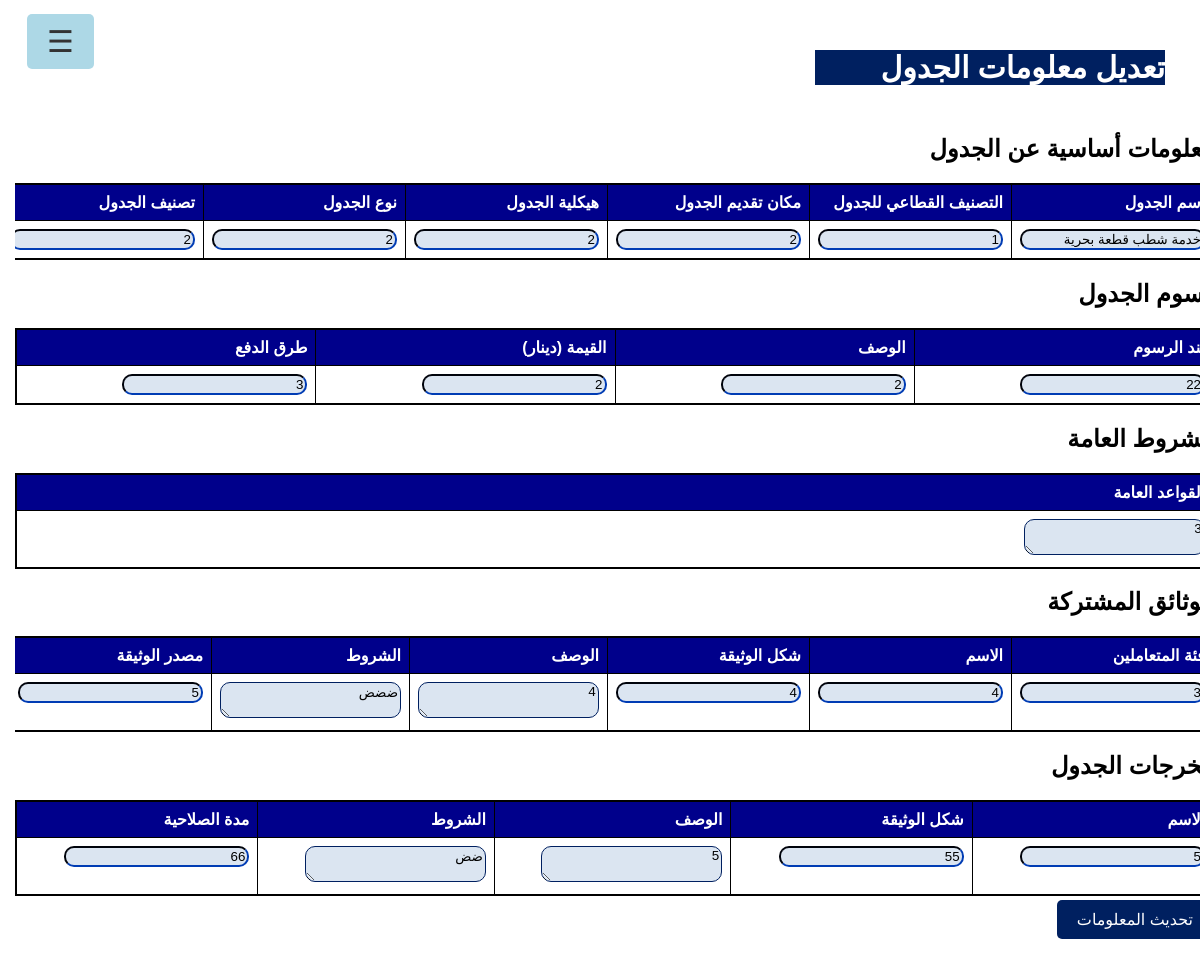
The app's page /table_info/1, older data.
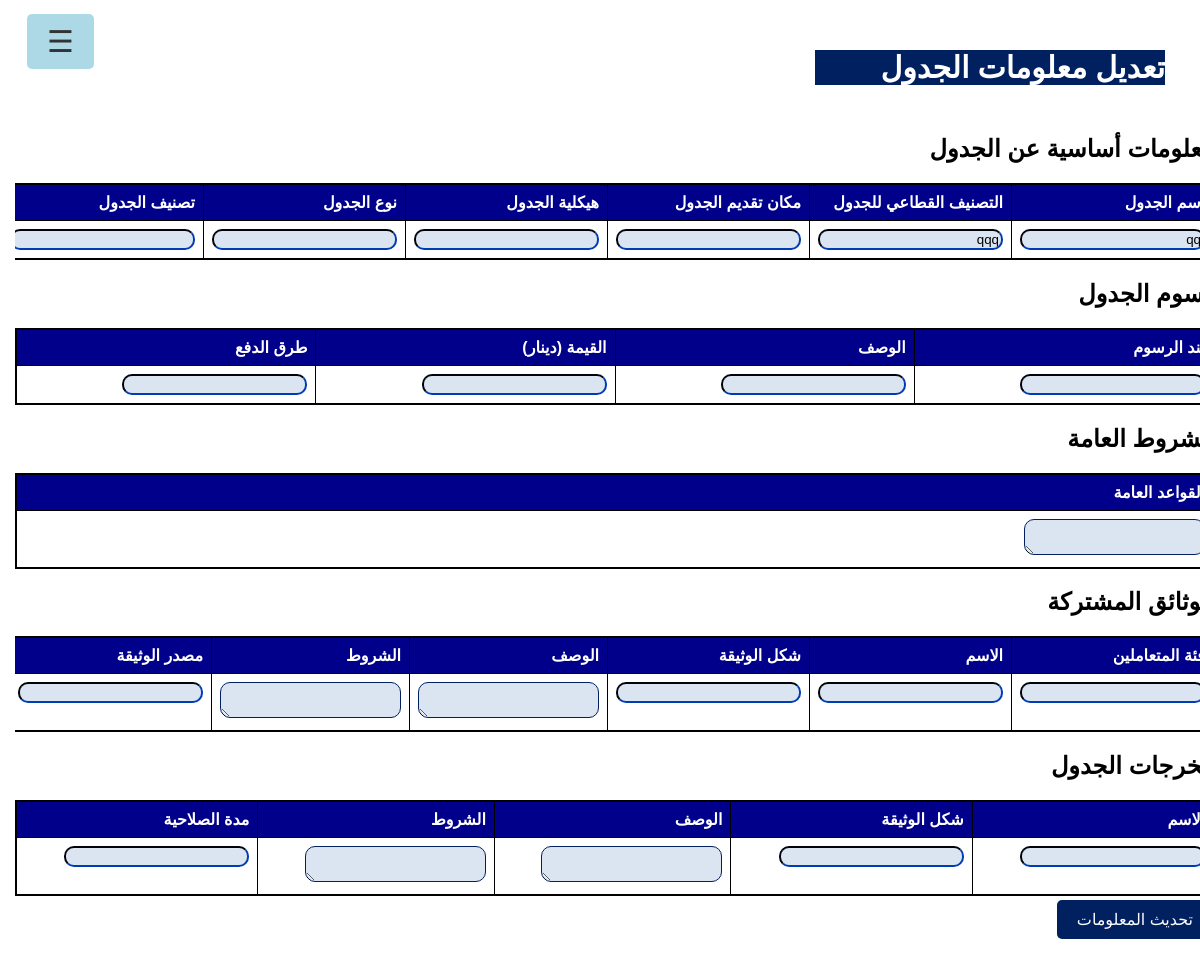
The same page, newer data.
### app.py (models this page shows)
class Table(db.Model):
    id = db.Column(db.Integer, primary_key=True)
    table_name = db.Column(db.String(100), nullable=False)
    table_description = db.Column(db.Text, nullable=True)
    sector_class = db.Column(db.Text, nullable=True)
    service_place = db.Column(db.Text, nullable=True)
    service_structure = db.Column(db.Text, nullable=True)
    service_type = db.Column(db.Text, nullable=True)
    service_class = db.Column(db.Text, nullable=True)
    fees = db.Column(db.Text, nullable=True)
    fees_description = db.Column(db.Text, nullable=True)
    fees_amount = db.Column(db.Integer, nullable=True)
    fees_payment = db.Column(db.Text, nullable=True)
    general_rules = db.Column(db.Text, nullable=True)
    customer_category = db.Column(db.Text, nullable=True)
    document_name = db.Column(db.Text, nullable=True)
    document_type = db.Column(db.Text, nullable=True)
    document_description = db.Column(db.Text, nullable=True)
    document_rules = db.Column(db.Text, nullable=True)
    document_origin = db.Column(db.Text, nullable=True)
    outputs_name = db.Column(db.Text, nullable=True)
    outputs_type = db.Column(db.Text, nullable=True)
    outputs_description = db.Column(db.Text, nullable=True)
    outputs_rules = db.Column(db.Text, nullable=True)
    outputs_expiry = db.Column(db.Text, nullable=True)
    screens = db.relationship('Screen', backref='table', lazy=True)
    channels = db.relationship('ServiceChannel', secondary='table_channel', backref='tables')
    beneficiaries = db.relationship('ServiceBeneficiary', secondary='table_beneficiary', backref='tables')

### app.py (the view)
@app.route('/table_info/<int:table_id>')
def table_info(table_id):
    table = Table.query.get(table_id)
    return render_template('table_info.html', table=table)

### templates/table_info.html (shortened to what this page needs)
<!DOCTYPE html>
<html lang="en">
  <head>
    <link rel="stylesheet" href="../static/navbar.css" />
    <link rel="stylesheet" href="../static/table.css" />
  </head>
  <body>
    {% include 'navbar.html' %}
    <h1 class="title">تعديل معلومات الجدول</h1>
    <form action="/update_table_info/{{ table.id }}" method="POST">
      <h2>معلومات أساسية عن الجدول</h2>
      <table>
        <thead>
          <tr>
            <th>اسم الجدول</th>
            <th>التصنيف القطاعي للجدول</th>
            <th>مكان تقديم الجدول</th>
            <th>هيكلية الجدول</th>
            <th>نوع الجدول</th>
            <th>تصنيف الجدول</th>
          </tr>
        </thead>
        <tbody>
          <tr>
            <td>
              <input
                type="text"
                name="table_name"
                value="{{ table.table_name }}"
              />
            </td>
            <td>
              <input
                type="text"
                name="sector_class"
                value="{{ table.sector_class }}"
              />
            </td>
            <td>
              <input
                type="text"
                name="service_place"
                value="{{ table.service_place }}"
              />
            </td>
            <td>
              <input
                type="text"
                name="service_structure"
                value="{{ table.service_structure }}"
              />
            </td>
            <td>
              <input
                type="text"
                name="service_type"
                value="{{ table.service_type }}"
              />
            </td>
            <td>
              <input
                type="text"
                name="service_class"
                value="{{ table.service_class }}"
              />
            </td>
          </tr>
        </tbody>
      </table>
      <h2>رسوم الجدول</h2>
      <table>
        <thead>
          <tr>
            <th>بند الرسوم</th>
            <th>الوصف</th>
            <th>القيمة (دينار)</th>
            <th>طرق الدفع</th>
          </tr>
        </thead>
        <tbody>
          <tr>
            <td><input type="text" name="fees" value="{{ table.fees }}" /></td>
            <td>
              <input
                type="text"
                name="fees_description"
                value="{{ table.fees_description }}"
              />
            </td>
            <td>
              <input
                type="number"
                name="fees_amount"
                value="{{ table.fees_amount }}"
              />
            </td>
            <td>
              <input
                type="text"
                name="fees_payment"
                value="{{ table.fees_payment }}"
              />
            </td>
          </tr>
        </tbody>
      </table>
      <h2>الشروط العامة</h2>
      <table>
        <thead>
          <tr>
            <th>القواعد العامة</th>
          </tr>
        </thead>
        <tbody>
          <tr>
            <td>
              <textarea name="general_rules">
{{ table.general_rules }}</textarea
              >
            </td>
          </tr>
        </tbody>
      </table>
      <h2>الوثائق المشتركة</h2>
      <table>
        <thead>
          <tr>
            <th>فئة المتعاملين</th>
            <th>الاسم</th>
            <th>شكل الوثيقة</th>
            <th>الوصف</th>
            <th>الشروط</th>
            <th>مصدر الوثيقة</th>
          </tr>
        </thead>
        <tbody>
          <tr>
            <td>
              <input
                type="text"
                name="customer_category"
                value="{{ table.customer_category }}"
              />
            </td>
            <td>
              <input
                type="text"
                name="document_name"
                value="{{ table.document_name }}"
              />
            </td>
            <td>
              <input
                type="text"
                name="document_type"
                value="{{ table.document_type }}"
              />
            </td>
            <td>
              <textarea name="document_description">
{{ table.document_description }}</textarea
              >
            </td>
            <td>
              <textarea name="document_rules">
{{ table.document_rules }}</textarea
              >
            </td>
            <td>
              <input
                type="text"
                name="document_origin"
                value="{{ table.document_origin }}"
              />
            </td>
          </tr>
        </tbody>
      </table>
      <h2>مخرجات الجدول</h2>
      <table>
        <thead>
          <tr>
            <th>الاسم</th>
            <th>شكل الوثيقة</th>
            <th>الوصف</th>
            <th>الشروط</th>
            <th>مدة الصلاحية</th>
          </tr>
        </thead>
        <tbody>
          <tr>
            <td>
              <input
                type="text"
                name="outputs_name"
                value="{{ table.outputs_name }}"
              />
            </td>
            <td>
              <input
                type="text"
                name="outputs_type"
                value="{{ table.outputs_type }}"
              />
            </td>
            <td>
              <textarea name="outputs_description">
{{ table.outputs_description }}</textarea
              >
            </td>
            <td>
              <textarea name="outputs_rules">
{{ table.outputs_rules }}</textarea
              >
            </td>
            <td>
              <input
                type="text"
                name="outputs_expiry"
                value="{{ table.outputs_expiry }}"
              />
            </td>
          </tr>
        </tbody>
      </table>
      <button type="submit">تحديث المعلومات</button>
    </form>
  </body>
</html>

### templates/navbar.html (shortened to what this page needs)
<head> </head>
<header>
  <div class="container">
    <div class="row">
      <div class="col-md-12">
        <div id="drawer-menu" class="drawer-menu">
          <button id="drawer-toggle" class="drawer-toggle">&#9776;</button>
        </div>
      </div>
    </div>
  </div>
</header>

### static/navbar.css (style rules this page uses)
body { direction: rtl; font-family: "Droid Arabic Kufi"; height: 1000px; }
body { margin: 0; font-family: Arial, sans-serif; }
.drawer-menu { position: fixed; top: 0; left: -250px; width: 250px; height: 100%; background: #333; color: lightblue; transition: left 0.3s ease; z-index: 1000; padding-top: 20px; }
.drawer-toggle { font-size: 30px; cursor: pointer; background: none; border: none; color: #333; position: fixed; top: 10px; left: 10px; z-index: 1001; background-color: lightblue; }

### static/table.css (style rules this page uses)
table { border-collapse: collapse; width: 100%; border: 2px solid black; border-radius: 10px; text-align: right; }
th, td { border: 1px solid black; padding: 8px; text-align: right; max-width: 400px; text-wrap: wrap; height: auto; }
button { background-color: #002060; color: white; border: none; padding: 10px 20px; text-align: center; text-decoration: none; display: inline-block; font-size: 16px; margin: 4px 2px; cursor: pointer; border-radius: 5px; }
* { text-align: right; direction: rtl; }
.title { background-color: #002060; color: white; }
input { background-color: #dbe5f1; border-color: #002060; border-radius: 10px; text-align: right; }
th { background-color: darkblue; color: white; }
textarea { background-color: #dbe5f1; border-color: #002060; border-radius: 10px; text-align: right; word-wrap: break-word; }
td, tr, th { vertical-align: top; text-align: right; }
table { direction: rtl; }
h1 { margin: 50px; font-size: 30px; color: #1b1f20; font-weight: 600; max-width: 350px; }

Row changes from the older to the newer data that the page shows:
changed Table: table_name "خدمة شطب قطعة بحرية" → "qq"; sector_class "1" → "qqq"; service_place "2" → (not shown); service_structure "2" → (not shown); service_type "2" → (not shown); service_class "2" → (not shown); fees "22" → (not shown); fees_description "2" → (not shown); fees_amount "2" → (not shown); fees_payment "3" → (not shown); general_rules "3" → (not shown); customer_category "3" → (not shown); document_name "4" → (not shown); document_type "4" → (not shown); document_description "4" → (not shown); document_rules "ضضض" → (not shown); document_origin "5" → (not shown); outputs_name "5" → (not shown); outputs_type "55" → (not shown); outputs_description "5" → (not shown); outputs_rules "ضض" → (not shown); outputs_expiry "66" → (not shown)
